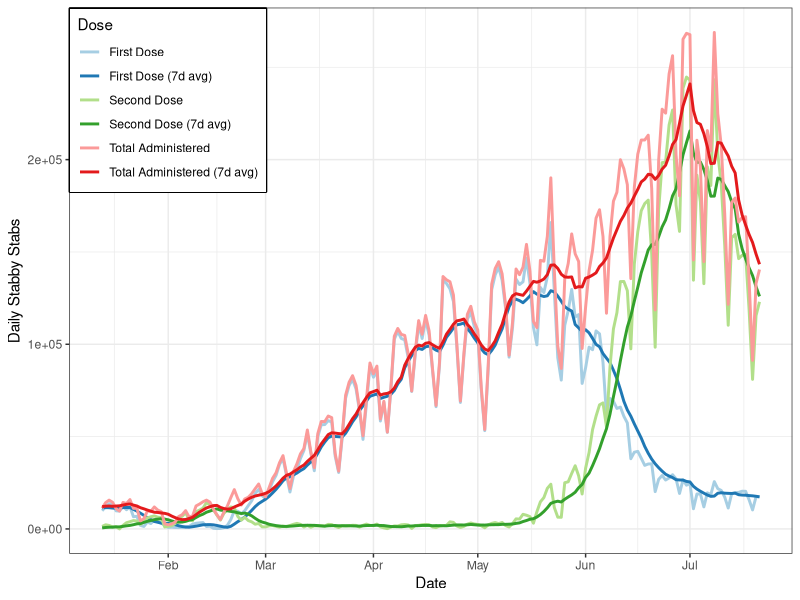
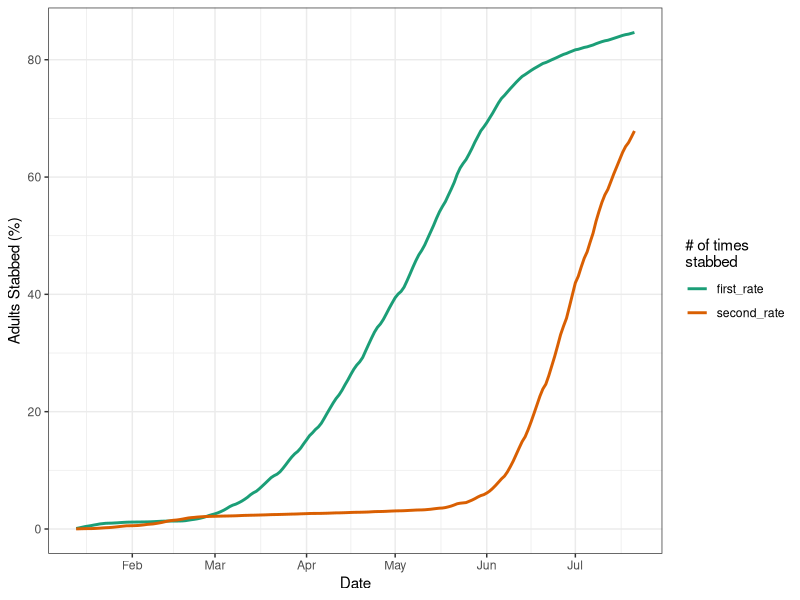
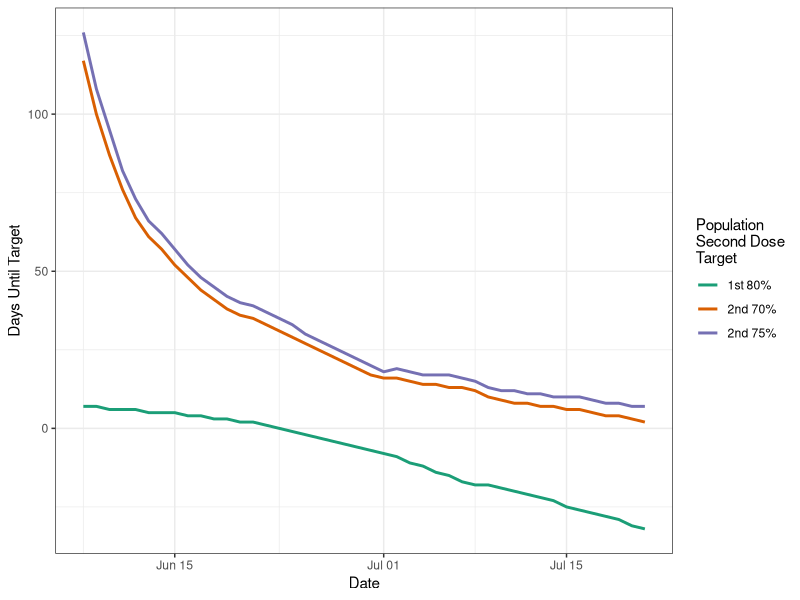
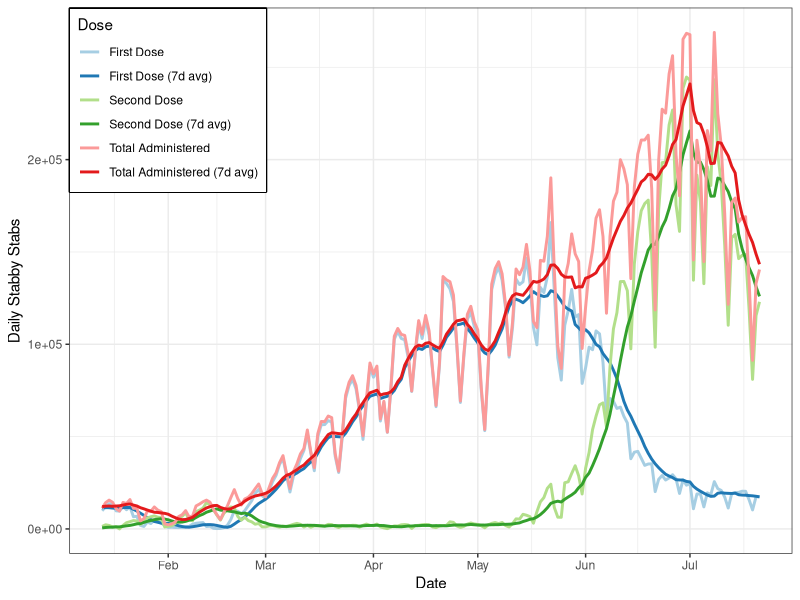

Reproduce these figures in R, in order.
#library#
library(lubridate) 
library(slider)
library(tidyverse)
library(zoo)


##### Load in Data #####


setwd(dirname(rstudioapi::callFun("getActiveDocumentContext")$path))          #this should be the folder where your datafile and script are stored

d <- read.csv('vaccine_doses.csv')     #open up this file to make sure it came in okay

d.pop <- read.csv('pop_age_prov.csv')


#head(d)                                 #a quick glance at the first few rows

#summary(d1)



##### Mutate Data #####


d.pop1 <- d.pop %>%
  subset(GEO=='Ontario') %>%
  select(GEO,VALUE,Age.group) %>%
  pivot_wider(names_from = Age.group, values_from= VALUE) %>%
  mutate(prename = GEO, pop= (`All ages` - `0 to 4 years` - `5 to 9 years` - (`10 to 14 years`) - (`15 to 19 years`)/2)) %>% #
  select(pop)


d1 <- d %>%
  mutate_if(is.factor, as.character) %>%
  mutate(Date = ymd(report_date)) %>%
  arrange(Date) %>%
  mutate(second=total_individuals_fully_vaccinated- lag(total_individuals_fully_vaccinated), 
         first=previous_day_total_doses_administered - second,
         sev_day_avg=round(slide_index_dbl(previous_day_total_doses_administered, Date, sum, .before = days(6))/7),
         first_7_avg = round(slide_index_dbl(first, Date, sum, .before = days(6))/7),
         second_7_avg = round(slide_index_dbl(second, Date, sum, .before = days(6))/7),
         sev_daily_tot = total_doses_administered - lag(total_doses_administered)) %>%
  select(Date, total_doses_administered, previous_day_total_doses_administered,  first, second, sev_day_avg, first_7_avg, second_7_avg, sev_daily_tot)


d.rates <- d1 %>%
  select(-c(total_doses_administered,previous_day_total_doses_administered)) %>%
  drop_na() %>%
  pivot_longer(-Date, names_to = 'type', values_to='val' )
  

p.rates <- ggplot(d.rates, aes(x=Date, y=val, colour=type)) +
  theme_bw()+
  theme(legend.justification = c(0,1), 
        legend.position = c(0.001,0.998),
        legend.box.background = element_rect(color="black", size=1)) +
  geom_line(size=1) +
  scale_color_brewer(palette = 'Paired', 
                     labels = c("First Dose", "First Dose (7d avg)", "Second Dose", "Second Dose (7d avg)", "Total Administered", "Total Administered (7d avg)")) +
  coord_cartesian(xlim=c(ymd('2021-01-13'), max(d.rates$Date)))  +
  labs(colour = 'Dose', y='Daily Stabby Stabs')
p.rates

ggsave('Dose Rate Ont.png', p.rates, dpi=600)






d2 <- merge(d1,d.pop1)


d.randanalysis <- d2 %>%
  drop_na() %>%
  mutate(Days_till_deadline = as.numeric(difftime(ymd('2021-10-01'),Date, units='days')),
         first_rate = 100*cumsum(first)/pop,
         second_rate = 100*cumsum(second)/pop 
         ) 




d.randy <- d.randanalysis %>%
  select(Date, first_rate, second_rate) %>%
  pivot_longer(-Date, names_to='type', values_to='val') %>%
  drop_na()
  
  

p.randy <- ggplot(d.randy, aes(x=Date, y=val, colour=type)) +
  theme_bw()+
  geom_line(size=1) +
  scale_color_brewer(palette = 'Dark2') +
  coord_cartesian(xlim=c(ymd('2021-01-13'), max(d.rates$Date))) +
  labs(colour="# of times\nstabbed", y='Adults Stabbed (%)')
p.randy
  
  
d.latest0 <- d.randanalysis %>%
  mutate(f_r_change = round(first_rate - lag(first_rate), digits=2), 
         s_r_change= round(second_rate - lag(second_rate), digits=2),
         d_f_t_80 = round((pop*(80-first_rate))/(100*first_7_avg)),
         d_s_t_70 = round((pop*(70-second_rate))/(100*second_7_avg)),
         d_s_t_75 = round((pop*(75-second_rate))/(100*second_7_avg))
                        )

d.latest <- d.latest0 %>%
    slice_max(Date) %>%
    select(-c(2,3,8:9))

d.projected <- d.latest0 %>%
  select(Date, d_f_t_80, d_s_t_70, d_s_t_75) %>%
  pivot_longer(-Date, names_to='type', values_to='val') %>%
  filter(Date > ymd('2021-06-07')) %>%
  drop_na()

p.projected <- ggplot(d.projected, aes(x=Date, y=val, colour=type)) +
  theme_bw()+
  geom_line(size=1) +
  scale_color_brewer(palette = 'Dark2', 
                     labels = c('1st 80%', '2nd 70%', "2nd 75%")) +
  labs(colour="Population \nSecond Dose\nTarget", y='Days Until Target')
p.projected


  
